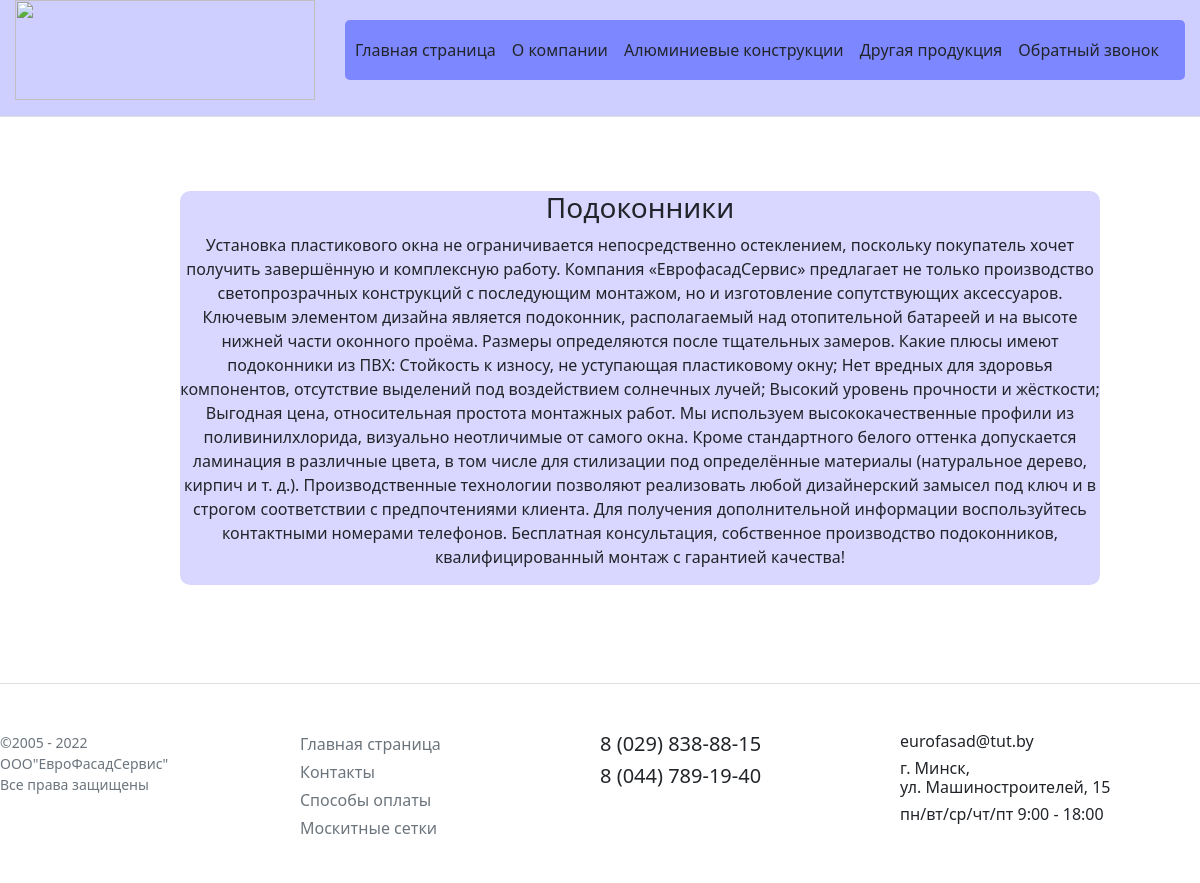
Screenshot of /products/windowsill with the database file from the repository.
### products/models.py (models this page shows, shortened)
class Windowsill(models.Model):
    name = models.CharField('Название',max_length=250)
    description = models.TextField('Описание')
    class Meta:
        verbose_name='Подоконник'
        verbose_name_plural = 'Подоконники'

### products/views.py (the view)
# urls.py: path('windowsill', views.windowsill, name='windowsill'),
def windowsill(request):
    windowsill_1 = Windowsill.objects.all()
    return render(request, 'products/windowsill.html', {'windowsill_1': windowsill_1})

### products/templates/products/windowsill.html (shortened to what this page needs)
{% extends 'products/base.html' %}
{% block content %}
{% for i in windowsill_1 %}
<div class = "alert-warning">
    <h3>{{ i.name}}</h3>
    <p>{{i.description}}</p>
</div>
{%endfor%}
{% endblock %}

### static/styles.css (style rules this page uses)
.alert-warning { float:left; clear:both; width:920px; margin:50px 15%; background-color: #d9d6ff; text-align:center; border-radius: 10px; }
.body { display: flex; flex-direction: column; }

### rows the page displays
Windowsill: name "Подоконники", description "Установка пластикового окна не ограничивается непосредственно остеклением, поскольку покупатель хочет получить завершённую и комплексную работу. Компания «ЕврофасадСервис» предлагает не только производство светопрозрачных конструкций с последующим монтажом, но и изготовление сопутствующих аксессуаров. Ключевым элементом дизайна является подоконник, располагаемый над отопительной батареей и на высоте нижней части оконного проёма. Размеры определяются после тщательных замеров. Какие плюсы имеют подоконники из ПВХ: Стойкость к износу, не уступающая пластиковому окну; Нет вредных для здоровья компонентов, отсутствие выделений под воздействием солнечных лучей; Высокий уровень прочности и…"
